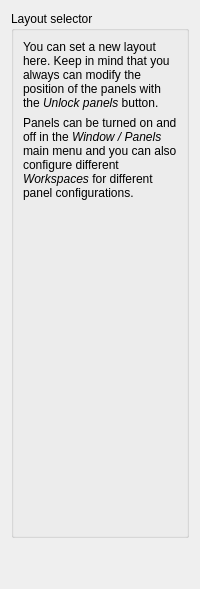
           <widget class="QWidget" name="layoutPage">
            <layout class="QVBoxLayout" name="verticalLayout_23">
             <item>
              <widget class="QGroupBox" name="groupBox_31">
               <property name="title">
                <string>Layout selector</string>
               </property>
               <layout class="QVBoxLayout" name="verticalLayout_24">
                <item>
                 <widget class="QLabel" name="label_17">
                  <property name="text">
                   <string>You can set a new layout here. Keep in mind that you always can modify the position of the panels with the &lt;i&gt;Unlock panels&lt;/i&gt; button.</string>
                  </property>
                  <property name="wordWrap">
                   <bool>true</bool>
                  </property>
                 </widget>
                </item>
                <item>
                 <widget class="QLabel" name="label_31">
                  <property name="mouseTracking">
                   <bool>true</bool>
                  </property>
                  <property name="text">
                   <string>Panels can be turned on and off in the &lt;i&gt;Window / Panels&lt;/i&gt; main menu and you can also configure different &lt;i&gt;Workspaces&lt;/i&gt; for different panel configurations.</string>
                  </property>
                  <property name="wordWrap">
                   <bool>true</bool>
                  </property>
                 </widget>
                </item>
                <item>
                 <widget class="LayoutWidget" name="layoutWidget" native="true">
                  <property name="minimumSize">
                   <size>
                    <width>0</width>
                    <height>320</height>
                   </size>
                  </property>
                  <property name="maximumSize">
                   <size>
                    <width>16777215</width>
                    <height>800</height>
                   </size>
                  </property>
                 </widget>
                </item>
               </layout>
              </widget>
             </item>
             <item>
              <spacer name="verticalSpacer_16">
               <property name="orientation">
                <enum>Qt::Vertical</enum>
               </property>
               <property name="sizeHint" stdset="0">
                <size>
                 <width>20</width>
                 <height>40</height>
                </size>
               </property>
              </spacer>
             </item>
            </layout>
           </widget>
